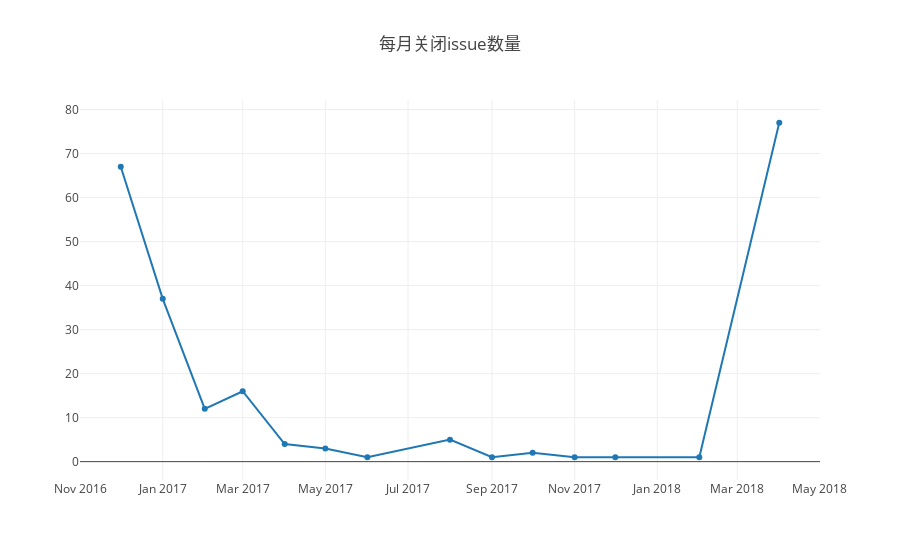

Write notebook code for a chart like this one.
### Markdown cell above
### 2.1 每月关闭 Issue 个数

### Code cell
Promise.all(years.map(y=>{
    var q=`select issue_close_year, issue_close_month, count(issue_number) as close_issue_number
    from
    (select toYear(issue_closed_at) as issue_close_year, toMonth(issue_closed_at)as issue_close_month,issue_number
    from github_log.year${y}
         where repo_id='75566993'
               and type in ('IssuesEvent','IssueCommentEvent','PullRequestEvent','PullRequestReviewComment')
                and action = 'closed'
    )t
    group by (issue_close_year, issue_close_month)
    order by (issue_close_year, issue_close_month)`;
    return openDigger.driver.clickhouse.query(q);
})).then(data =>
        {var closeIssueCount = [], ytos = [],issuetable=[];
        data.forEach(d=> {
        d.forEach(t => {
            closeIssueCount.push(t.close_issue_number);
            ytos.push(t.issue_close_year + '-' + t.issue_close_month.toString().padStart(2, '0'));
            issuetable.push([t.issue_close_year + '-' + t.issue_close_month.toString().padStart(2, '0'),t.close_issue_number])
    });
        });
        openDigger.render.plotly([
        {x: ytos, y: closeIssueCount, mode: 'scatter', name: '每月关闭issue数量'},
    ], {
        title: '每月关闭issue数量',
        yaxis2: { overlaying: 'y', side: 'right', anchor: 'x' }
    });
         console.table(issuetable);
});

### Figure 1 — Plotly figure (JSON) as saved in the notebook; plotly's stock layout.template omitted (floating-point values rounded to 4 significant figures)
{"data": [{"mode": "scatter", "name": "每月关闭issue数量", "x": ["2016-12", "2017-01", "2017-02", "2017-03", "2017-04", "2017-05", "2017-06", "2017-08", "2017-09", "2017-10", "2017-11", "2017-12", "2018-02", "2018-04"], "y": ["67", "37", "12", "16", "4", "3", "1", "5", "1", "2", "1", "1", "1", "77"]}], "layout": {"autosize": true, "title": {"text": "每月关闭issue数量"}, "xaxis": {"autorange": true, "range": ["2016-11-01 07:41:19.5554", "2018-04-30 16:18:40.4446"], "type": "date"}, "yaxis": {"autorange": true, "range": [-5.272, 83.27], "type": "linear"}, "yaxis2": {"anchor": "x", "overlaying": "y", "side": "right"}}}
